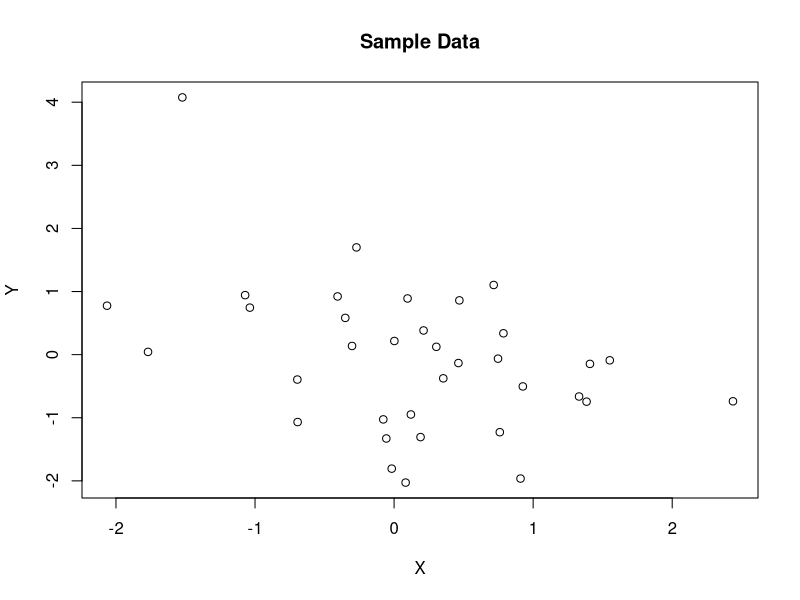
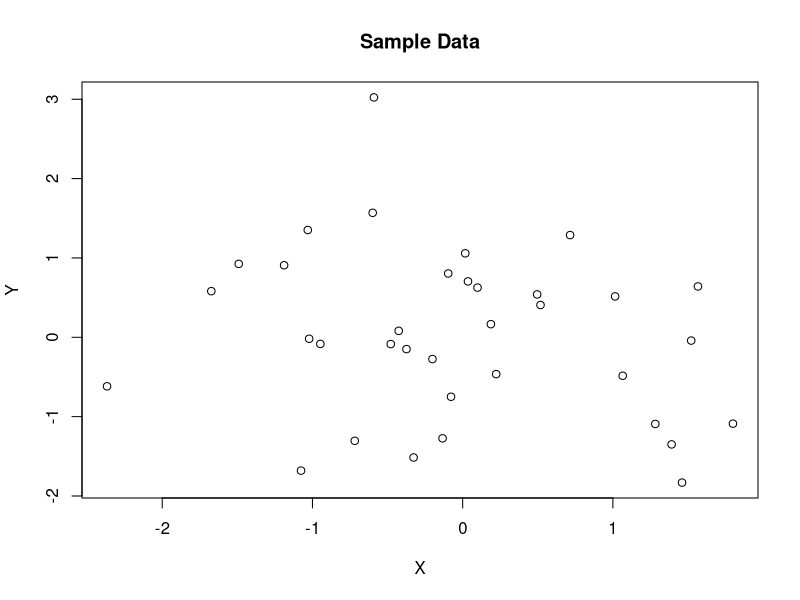
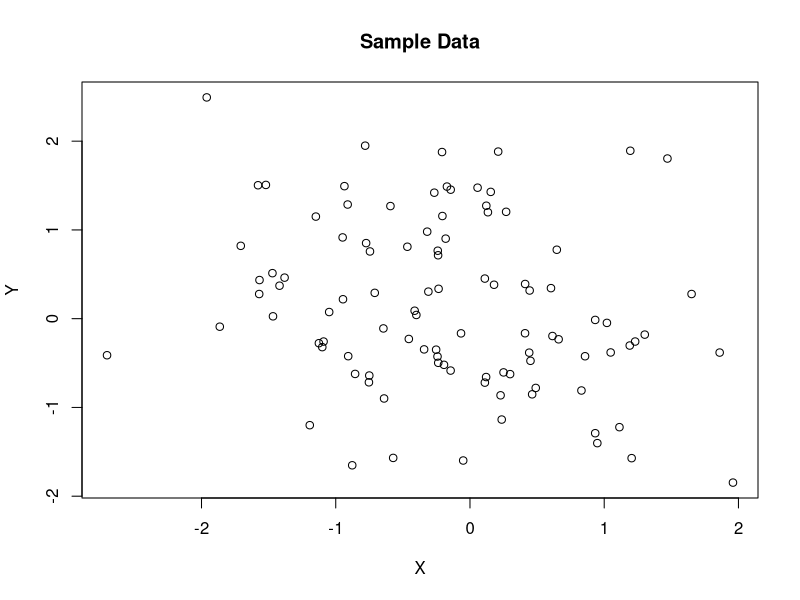
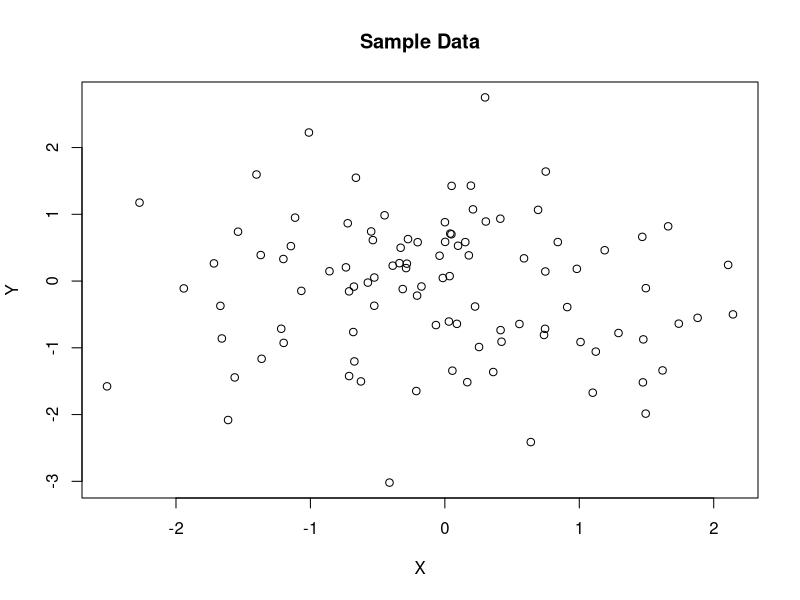
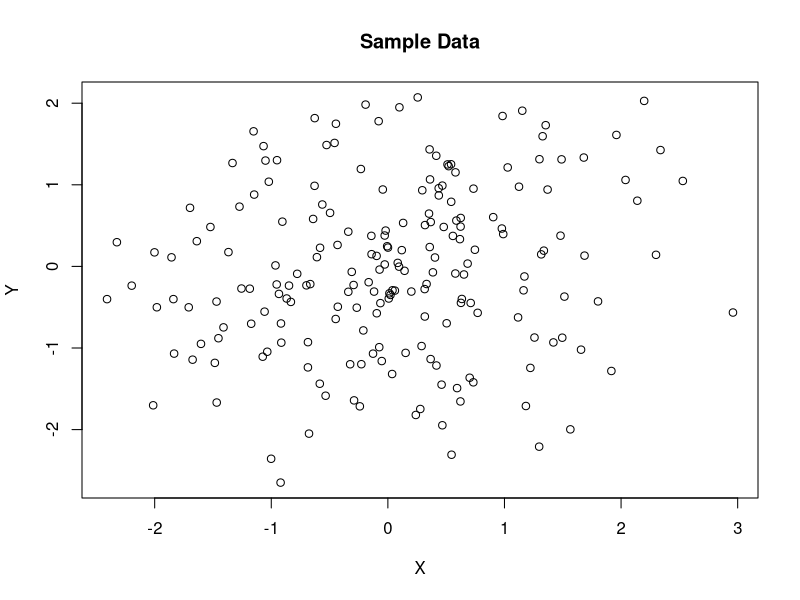
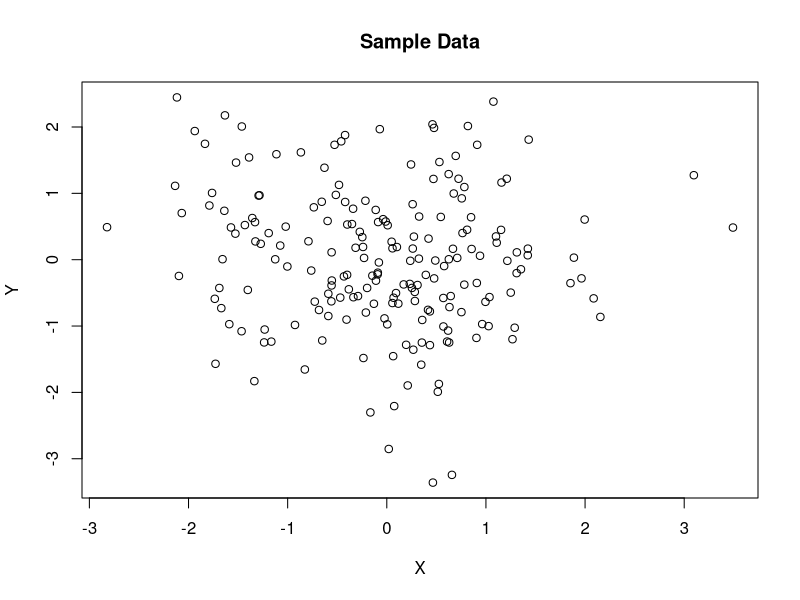
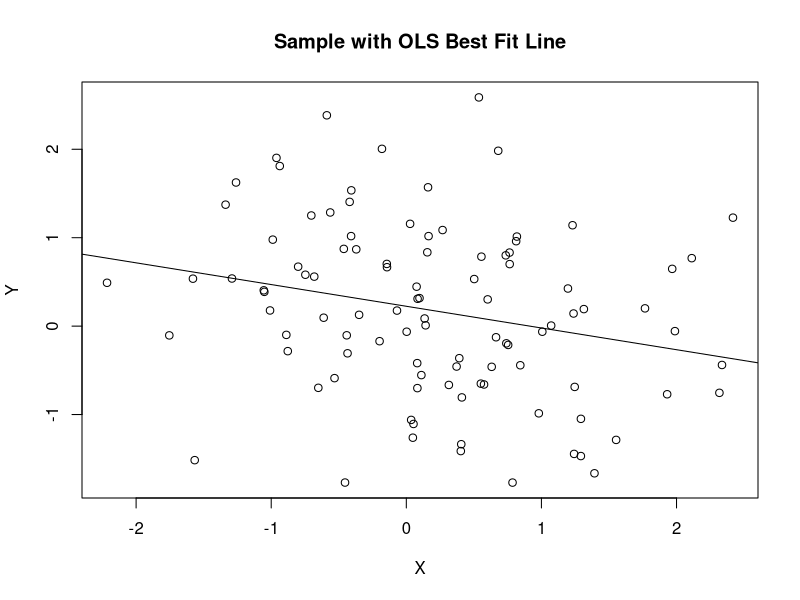
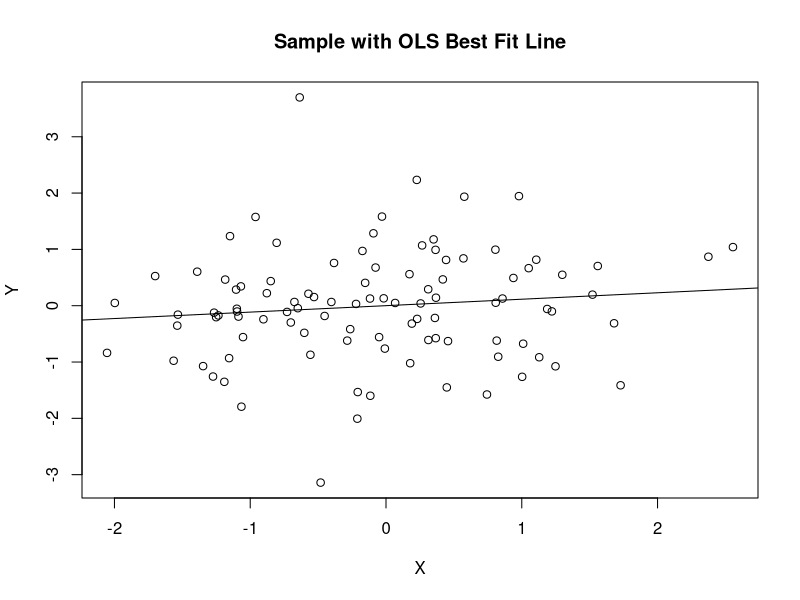

Here is the R script that generated these plots, in order:
#COURSERA STUFF
#Here we're using 7 questions
#Each with 2 versions, one significant one not
#Questions are: Small sample (35), medium sample (100) (reference),
#large sample (200), axis scale, labels, outlier, bestfit

set.seed(234032)

#Intro question:
setwd("/Users/aaronfisher/Documents/JH/EDA Versions/Sourcetree EDA Git Repo/Coursera")
nreps<-14
pbreaks<-c(.01,.03,.07,.5,1)
pbins<-rep(c(2,4),times=7)
nes<-c(35,35,100,100,200,200,rep(100,times=8))
yes<-matrix(nrow=nreps,ncol=max(nes))
xes<-matrix(nrow=nreps,ncol=max(nes))
pvals<-1 #initialize variables
tvals<-1
pres<-(rep(c('n35','n100ref','n200','bestFit','axesScale','axesLabel','outlier'),each=2))
#dropping Lowess here

#First generate baseline data
#then add presentation data (same data + presentaion vector)
#then change data for when the twist is adding an outlier

for(i in 1:nreps){
	tryagain<-T
#	if(i %in% c(1:100*nreps/100)) print(i)
	while(tryagain){ #to ENSURE that we get a good mix of p-value ranges
		#get t close to what we want
		t<-qnorm(pbreaks[pbins[i]],mean=0,sd=1,lower.tail=F)
		if(abs(t)>5)t<-0 #guards against when the bin is 1, and quantile has infinite size
		n<-nes[i]
		x<-rnorm(n)
		e<-rnorm(n)
		bhat<-t*sd(e)/(sqrt(n)*sd(x))
		if(pbins[i]>=5 & sample(c(2,2,1),1)==2) bhat<-0 #sometimes generate it actually from a null
		y<-x*bhat*sample(c(-1,1),1)+e

		tvals[i]<-summary(lm(y~x))$coeff[2,3]
		pvals[i]<-summary(lm(y~x))$coeff[2,4]
		xes[i,1:n]<-x
		yes[i,1:n]<-y

		pi<-pvals[i]
		bini<-min(which(pi<pbreaks))
		if(bini==pbins[i]) tryagain<-F
	}	
	#plot(x,y,main=n)
	#readline(prompt='go')
}


################################################
#Fix those that now get an extra outlier
#add it one sd above the max x and max y, or w/e is appropriate for the upper corner that works
#if it's not sig, add the outlier close to above the mean.

for(i in which(pres=='outlier')){

  	x<-xes[i,1:n]
  	y<-yes[i,1:n]
  	n<-nes[i]
    sig.i<-pvals[i]<.05
  	#grab the middle point from x and y
  	mx<-rep(mean(x),n)
  	my<-rep(mean(y),n)
  	distvec<-sqrt((mx-x)^2+(my-y)^2)
  	switch<-which(distvec==min(distvec))
  	
    #NOTE IT PREV VERSIONS THIS NICE DEALY LET US RANDOMLY PUT THE OUTLIER IN W/E CORNER WE WANTED
    #Put it in an UPPER CORNER
  	if(tvals[i]<0 & sig.i) { #slope going down
  		x[switch]<-min(x)-sd(x)
  		y[switch]<-max(y)+sd(y)
  	}
  	if(tvals[i]>0 & sig.i) {
  		x[switch]<-max(x)+sd(x)
  		y[switch]<-max(y)+sd(y)
  	}
    if(!sig.i){
      #leave X where it is now
      y[switch]<-max(y)+sd(y)*sqrt(2)
    }
  
  	tvals[i]<-summary(lm(y~x))$coeff[2,3]
  	pvals[i]<-summary(lm(y~x))$coeff[2,4]

	xes[i,1:n]<-x
	yes[i,1:n]<-y
}

#save(list=c('xes','yes','nreps','pbins','pvals','tvals','nes','pres'),file='data_for_1plots_coursera2.RData')
#load('data_for_1plots_coursera2.RData')


#Note, this works b/c there's no replicates
for(i in 1:nreps){
  n<-nes[i]
  x<-xes[i,1:n]
  y<-yes[i,1:n]
  pval<-pvals[i]
  tval<-tvals[i]
  m<-lm(y~x)
  style<-pres[i]

  t2<-'Data'
  if(style=='lowess') t2<-'with Lowess Line'
  if(style=='bestFit') t2<-'with OLS Best Fit Line'
  title<-paste('Sample ',t2,sep='')
  xl<-paste("Cranial Electrode",floor(runif(1,11,44)),"(Standardized)")
  yl<-paste("Cranial Electrode",floor(runif(1,53,97)),"(Standardized)")
  drx<-diff(range(x))
  dry<-diff(range(y))
  
  probnum<-paste0(rep(1:7,each=2),rep(c('-1','-2'),times=7))
  png(paste0("images/coursera2_#",probnum[i],'_',pres[i],'_pval-',round(pvals[i],digits=3),".png"), width = 400, height = 400)
    par(mfrow=c(1,1))
  	plot(x,y,xlab='X',ylab='Y',main=title)
  	if(style=='lowess') lines(lowess(x,y))
  	if(style=='bestFit') abline(m$coef)
  	if(style=='axesScale')plot(x,y,xlab='X',ylab='Y',main=title,xlim=c(min(x)-1.5*sd(x),max(x)+1.5*sd(x)),ylim=c(min(y)-1.5*sd(y),max(y)+1.5*sd(y)))
    if(style=='outlier')plot(x,y,xlab='X',ylab='Y',main=title,xlim=c(min(x)-.1*drx,max(x)+.1*drx),ylim=c(min(y)-.1*dry,max(y)+.1*dry) )
  	if(style=='axesLabel') plot(x,y,xlab=xl,ylab=yl,main=title)
  dev.off()
}
